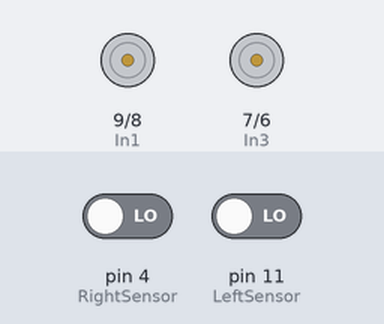
Bench run of a sketch on a simulated Arduino Uno, built with avr-gcc and run on an emulated ATmega328P. On the bench: motor-driver pin pairs drawn as motors (green arrow = first pin HIGH = forward, orange = second pin HIGH = backward, longer = more drive, scaled by the enable pin). Inputs (shaded band) come from the test bench; at power-on: pin 11 (LeftSensor) LOW, pin 4 (RightSensor) LOW.

Above: at 1.2 s.
1.3 s: pin 11 (LeftSensor) driven HIGH
At 2.5 s:
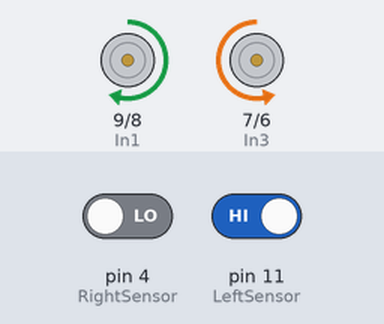
2.8 s: pin 4 (RightSensor) driven HIGH
At 3.6 s:
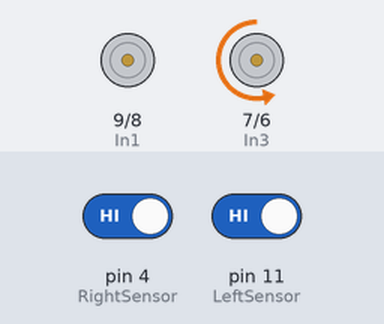
4.3 s: pin 4 (RightSensor) driven LOW
At 4.7 s:
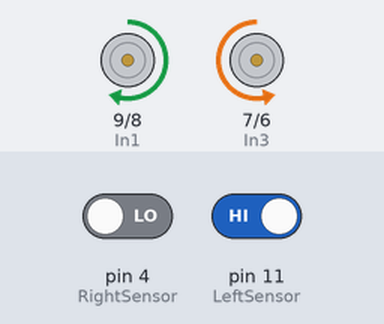
5.8 s: pin 11 (LeftSensor) driven LOW
At 7.1 s:
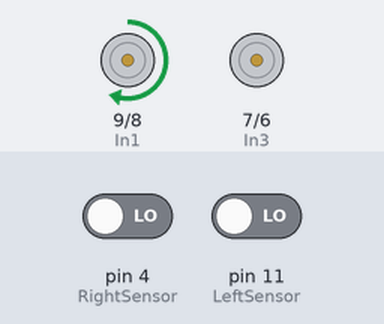
Timing chart, 0 to 8.3 s (numbered marks = the images above; inputs shaded):
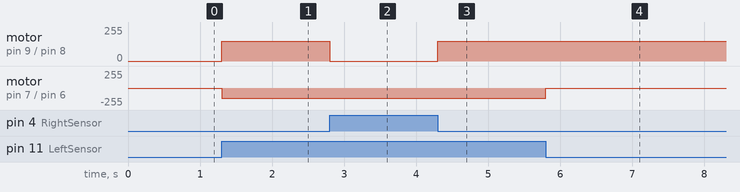

The sketch:

Robottt.ino
```cpp
int RightSensor = 4;
int LeftSensor = 11;
int ENB = 5;
int In4 = 6;
int In3 = 7;
int In2 = 8;
int In1 = 9;
int ENA = 10;

int prevState = 0;
int curState;

void turnOnRightEngine(int val, boolean Direction){
  if(Direction){
    digitalWrite(In2, LOW);
    digitalWrite(In1, HIGH);
  }
  else{
    digitalWrite(In2, HIGH);
    digitalWrite(In1, LOW);
  }
  analogWrite(ENA, val);
}

void turnOnLeftEngine(int val, boolean Direction){
  if(Direction){
    digitalWrite(In3, LOW);
    digitalWrite(In4, HIGH);
  }
  else{
    digitalWrite(In3, HIGH);
    digitalWrite(In4, LOW);
  }
  analogWrite(ENB, val);
}

void turnOffRightEngine(){
    digitalWrite(In2, LOW);
    digitalWrite(In1, LOW);
    analogWrite(ENA,0);
}

void turnOffLeftEngine(){
    digitalWrite(In3, LOW);
    digitalWrite(In4, LOW);
    analogWrite(ENB,0);
}

void setup()
{
  pinMode(RightSensor, INPUT);
  pinMode(LeftSensor, INPUT);
  pinMode(ENA, OUTPUT);
  pinMode(ENB, OUTPUT);
  pinMode(In1, OUTPUT);
  pinMode(In2, OUTPUT);
  pinMode(In3, OUTPUT);
  pinMode(In4, OUTPUT);
}

void changeState(int state){
   switch(state){
    case 0:
    {
      turnOffLeftEngine();
      turnOffRightEngine();
      break;
    }
    case 1:
    {
      turnOffLeftEngine();
      turnOnRightEngine(150, true);
      break;
    }
    case 2:
    {
      turnOffRightEngine();
      turnOnLeftEngine(150, true);
      break;
    }
    case 3:
    {
      turnOnLeftEngine(150, true);
      turnOnRightEngine(150, true);
      break;
    }
  }
}

void loop()
{
  int rs = digitalRead(RightSensor);
  int ls = digitalRead(LeftSensor);
  int state = prevState;

  switch(state){
    case 0:
    {
      if(ls == 1 && rs == 0)
        curState = 3;
      else
        curState = 0;
      break;
    }
    case 1:
    {
      if(ls == 0 && rs == 0)
        curState = 1;
      else if(rs == 1)
        curState = 2;
      else if(ls == 1 && rs == 0)
        curState = 3;
      break;
    }
    case 2:
    {
      if(ls == 0 && rs == 0)
        curState = 2;
      else if(rs == 1)
        curState = 2;
      else if(ls == 1 && rs == 0)
        curState = 3;
      break;
    }
    case 3:
    {
      if(ls == 0 && rs == 0)
        curState = 1;
      else if(rs == 1)
        curState = 2;
      else if(ls == 1 && rs == 0)
        curState = 3;
      break;
    }
  }
  changeState(curState);
  prevState = curState;
}
```

Measured:
- after the input at 1.3 s, motor on pin 9 (In1) / pin 8 (In2): stopped → forward 150/255 at once; motor on pin 7 (In3) / pin 6 (In4): stopped → backward 150/255 at once
- after the input at 2.8 s, motor on pin 9 (In1) / pin 8 (In2): forward 150/255 → stopped at once
- after the input at 4.3 s, motor on pin 9 (In1) / pin 8 (In2): stopped → forward 150/255 at once
- after the input at 5.8 s, motor on pin 7 (In3) / pin 6 (In4): backward 150/255 → stopped at once
